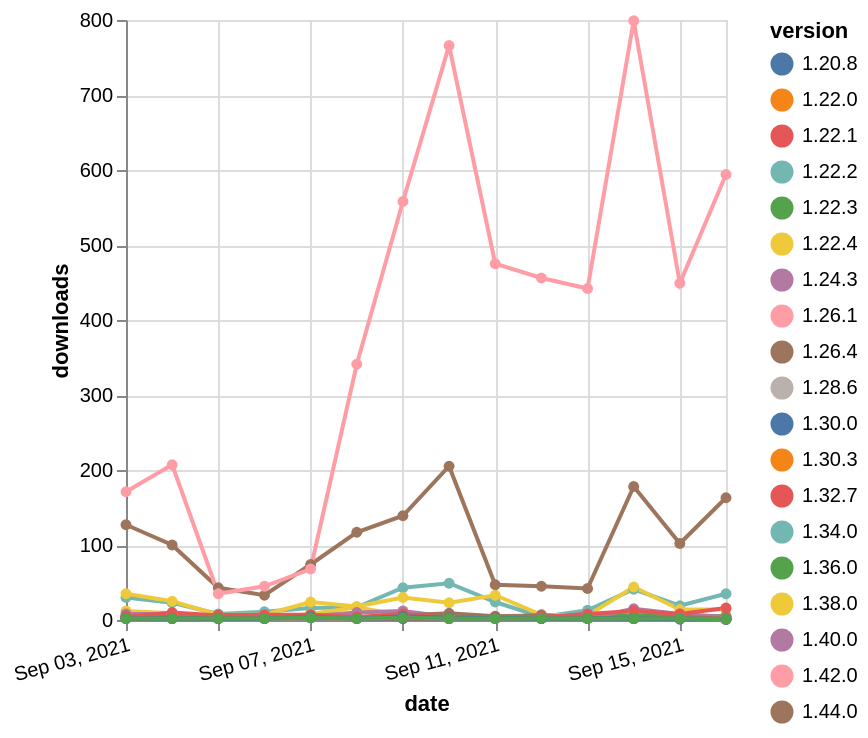

Vega-Lite specification stored for this chart:
### Vega-Lite specification from a JSON file in a GitHub repository (floating-point values rounded to 4 significant figures; data arrays with more than 128 entries replaced by an {"elided": "..."} marker saying what was removed)
{"$schema": "https://vega.github.io/schema/vega-lite/v5.json", "description": "A simple bar chart with embedded data.", "data": {"values": {"elided": "266 records"}}, "width": "container", "mark": {"type": "line", "point": {"filled": true}}, "encoding": {"x": {"field": "date", "type": "temporal", "timeUnit": "yearmonthdate", "title": "date", "axis": {"labelAngle": -15}}, "y": {"field": "delta", "type": "quantitative", "title": "downloads"}, "color": {"field": "version", "type": "nominal"}, "tooltip": {"field": "delta"}}}
